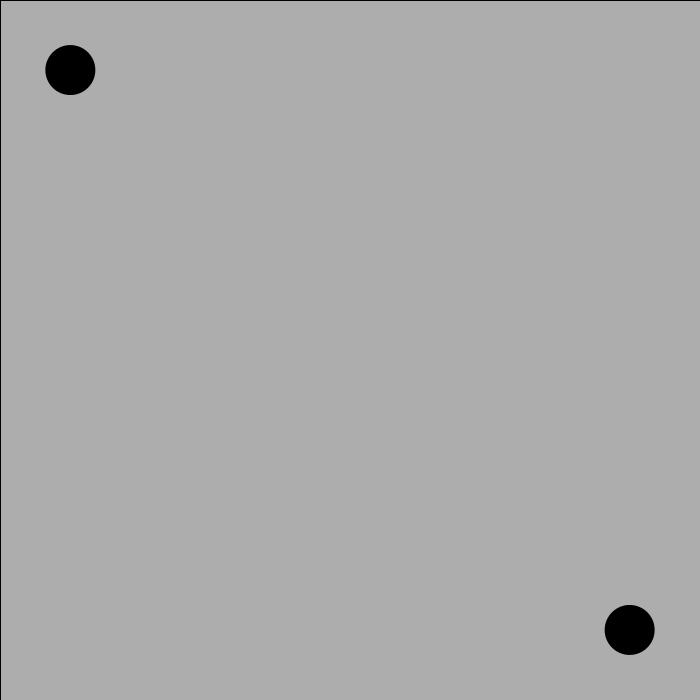
Frame 1 (no input)
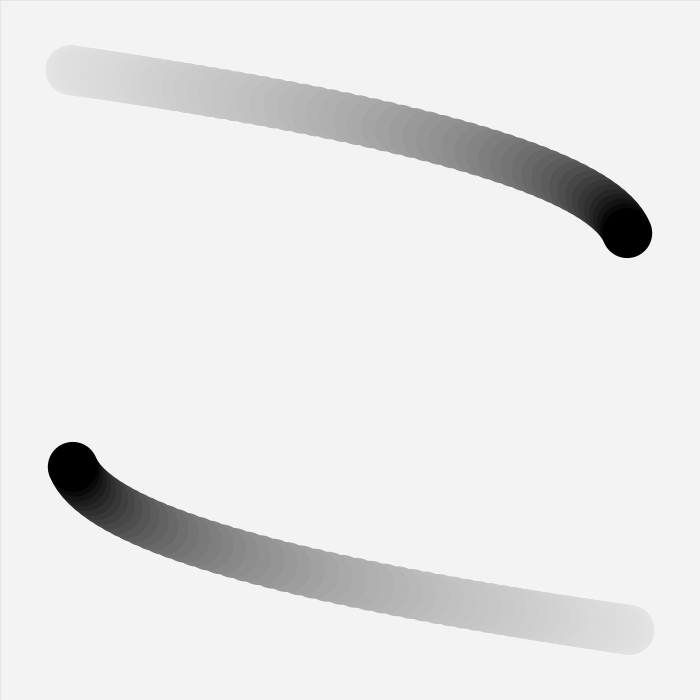
Frame 60 (the mouse pressed at the canvas centre just before this capture)
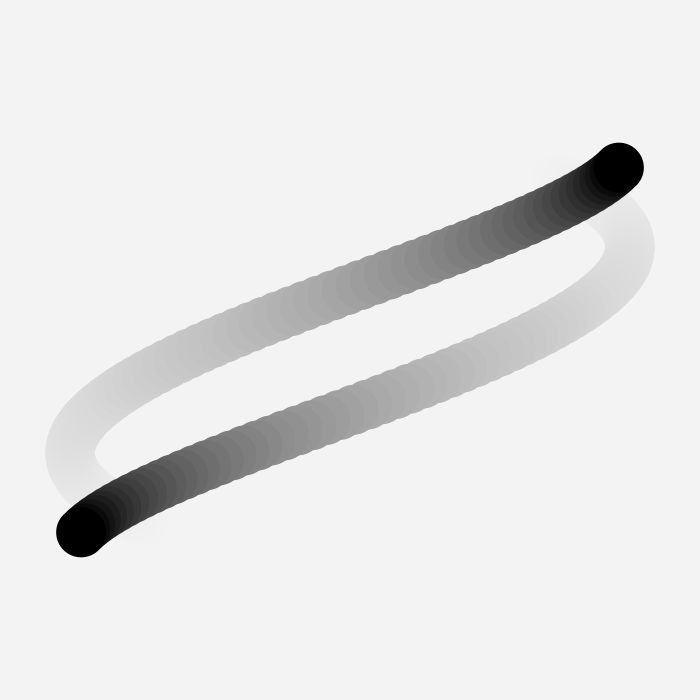
Frame 120 (the mouse held since frame 60 and released just before this capture)

The Processing sketch that drew these frames (run headless with seeded random() and noise(); from frame 60 on, the mouse is pressed at the canvas centre):

// Processing sketch: circles_4
// ── circles_4.pde
void setup() {
  background(#AAAAAA);
  size(700, 700);
}


void draw() {
  fill(255, 10);
  rect(0, 0, width, height);
  fill(0);
  noStroke();
  translate(width/2, height/2);

  ellipse(cos(frameCount*.05)*width*0.4, cos(frameCount*.019)*height*0.4, 50, 50); 
  ellipse(-cos(frameCount*.05)*width*0.4, -cos(frameCount*.019)*height*0.4, 50, 50); 

}
